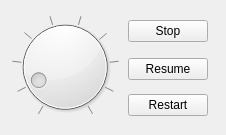
<?xml version="1.0" encoding="UTF-8"?>
<ui version="4.0">
 <class>OpSim</class>
 <widget class="QWidget" name="OpSim">
  <property name="geometry">
   <rect>
    <x>0</x>
    <y>0</y>
    <width>226</width>
    <height>135</height>
   </rect>
  </property>
  <layout class="QGridLayout" name="gridLayout">
   <property name="rightMargin">
    <number>18</number>
   </property>
   <property name="horizontalSpacing">
    <number>9</number>
   </property>
   <property name="verticalSpacing">
    <number>4</number>
   </property>
   <item row="2" column="1">
    <widget class="QPushButton" name="pbRestart">
     <property name="text">
      <string>Restart</string>
     </property>
    </widget>
   </item>
   <item row="0" column="1">
    <widget class="QPushButton" name="pbStop">
     <property name="text">
      <string>Stop</string>
     </property>
    </widget>
   </item>
   <item row="1" column="1">
    <widget class="QPushButton" name="pbResume">
     <property name="text">
      <string> Resume </string>
     </property>
    </widget>
   </item>
   <item row="0" column="0" rowspan="3">
    <widget class="QDial" name="dStep">
     <property name="sizePolicy">
      <sizepolicy hsizetype="MinimumExpanding" vsizetype="MinimumExpanding">
       <horstretch>0</horstretch>
       <verstretch>0</verstretch>
      </sizepolicy>
     </property>
     <property name="maximum">
      <number>90</number>
     </property>
     <property name="value">
      <number>10</number>
     </property>
     <property name="invertedAppearance">
      <bool>false</bool>
     </property>
     <property name="invertedControls">
      <bool>false</bool>
     </property>
     <property name="notchTarget">
      <double>10.000000000000000</double>
     </property>
     <property name="notchesVisible">
      <bool>true</bool>
     </property>
    </widget>
   </item>
  </layout>
 </widget>
 <resources/>
 <connections/>
</ui>
